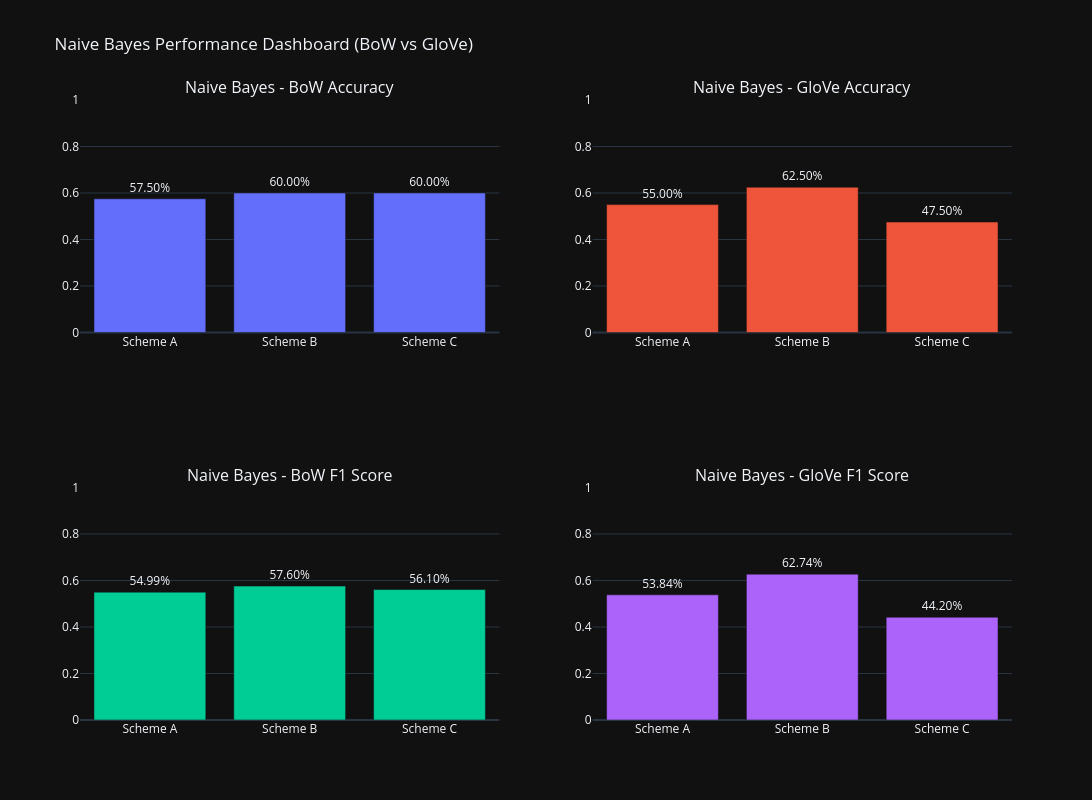

Source (notebook cell):
### Code cell
import plotly.graph_objects as go
from plotly.subplots import make_subplots

# =========================
# LABELS
# =========================
bow_labels = ["Scheme A", "Scheme B", "Scheme C"]
glove_labels = ["Scheme A", "Scheme B", "Scheme C"]

# =========================
# BoW RESULTS (Naive Bayes)
# =========================
bow_acc = [nb_acc_a_BOW, nb_acc_b_BOW, nb_acc_c_BOW]
bow_f1  = [nb_f1_a_BOW, nb_f1_b_BOW, nb_f1_c_BOW]

# =========================
# GLOVE RESULTS (Naive Bayes)
# =========================
glove_acc = [g_nb_acc_a, g_nb_acc_b, g_nb_acc_c]
glove_f1  = [g_nb_f1_a, g_nb_f1_b, g_nb_f1_c]

# =========================
# FIGURE
# =========================
fig = make_subplots(
    rows=2, cols=2,
    subplot_titles=(
        "Naive Bayes - BoW Accuracy",
        "Naive Bayes - GloVe Accuracy",
        "Naive Bayes - BoW F1 Score",
        "Naive Bayes - GloVe F1 Score"
    )
)

# =========================
# ROW 1 - ACCURACY
# =========================
fig.add_trace(go.Bar(
    x=bow_labels,
    y=bow_acc,
    text=[f"{v:.2%}" for v in bow_acc],
    textposition="outside"
), row=1, col=1)

fig.add_trace(go.Bar(
    x=glove_labels,
    y=glove_acc,
    text=[f"{v:.2%}" for v in glove_acc],
    textposition="outside"
), row=1, col=2)

# =========================
# ROW 2 - F1 SCORE
# =========================
fig.add_trace(go.Bar(
    x=bow_labels,
    y=bow_f1,
    text=[f"{v:.2%}" for v in bow_f1],
    textposition="outside"
), row=2, col=1)

fig.add_trace(go.Bar(
    x=glove_labels,
    y=glove_f1,
    text=[f"{v:.2%}" for v in glove_f1],
    textposition="outside"
), row=2, col=2)

# =========================
# STYLE (DARK PROFESSIONAL)
# =========================
fig.update_layout(
    template="plotly_dark",
    height=800,
    width=1200,
    title="Naive Bayes Performance Dashboard (BoW vs GloVe)",
    showlegend=False
)

fig.update_yaxes(range=[0, 1])

fig.show()

### Figure 1 — Plotly figure (JSON) as saved in the notebook; plotly's stock layout.template omitted (floating-point values rounded to 4 significant figures)
{"data": [{"text": ["57.50%", "60.00%", "60.00%"], "textposition": "outside", "type": "bar", "x": ["Scheme A", "Scheme B", "Scheme C"], "xaxis": "x", "y": [0.575, 0.6, 0.6], "yaxis": "y"}, {"text": ["55.00%", "62.50%", "47.50%"], "textposition": "outside", "type": "bar", "x": ["Scheme A", "Scheme B", "Scheme C"], "xaxis": "x2", "y": [0.55, 0.625, 0.475], "yaxis": "y2"}, {"text": ["54.99%", "57.60%", "56.10%"], "textposition": "outside", "type": "bar", "x": ["Scheme A", "Scheme B", "Scheme C"], "xaxis": "x3", "y": [0.5499, 0.576, 0.561], "yaxis": "y3"}, {"text": ["53.84%", "62.74%", "44.20%"], "textposition": "outside", "type": "bar", "x": ["Scheme A", "Scheme B", "Scheme C"], "xaxis": "x4", "y": [0.5384, 0.6274, 0.442], "yaxis": "y4"}], "layout": {"annotations": [{"font": {"size": 16}, "showarrow": false, "text": "Naive Bayes - BoW Accuracy", "x": 0.225, "xanchor": "center", "xref": "paper", "y": 1, "yanchor": "bottom", "yref": "paper"}, {"font": {"size": 16}, "showarrow": false, "text": "Naive Bayes - GloVe Accuracy", "x": 0.775, "xanchor": "center", "xref": "paper", "y": 1, "yanchor": "bottom", "yref": "paper"}, {"font": {"size": 16}, "showarrow": false, "text": "Naive Bayes - BoW F1 Score", "x": 0.225, "xanchor": "center", "xref": "paper", "y": 0.375, "yanchor": "bottom", "yref": "paper"}, {"font": {"size": 16}, "showarrow": false, "text": "Naive Bayes - GloVe F1 Score", "x": 0.775, "xanchor": "center", "xref": "paper", "y": 0.375, "yanchor": "bottom", "yref": "paper"}], "height": 800, "showlegend": false, "title": {"text": "Naive Bayes Performance Dashboard (BoW vs GloVe)"}, "width": 1200, "xaxis": {"anchor": "y", "domain": [0, 0.45]}, "xaxis2": {"anchor": "y2", "domain": [0.55, 1]}, "xaxis3": {"anchor": "y3", "domain": [0, 0.45]}, "xaxis4": {"anchor": "y4", "domain": [0.55, 1]}, "yaxis": {"anchor": "x", "domain": [0.625, 1], "range": [0, 1]}, "yaxis2": {"anchor": "x2", "domain": [0.625, 1], "range": [0, 1]}, "yaxis3": {"anchor": "x3", "domain": [0, 0.375], "range": [0, 1]}, "yaxis4": {"anchor": "x4", "domain": [0, 0.375], "range": [0, 1]}}}
